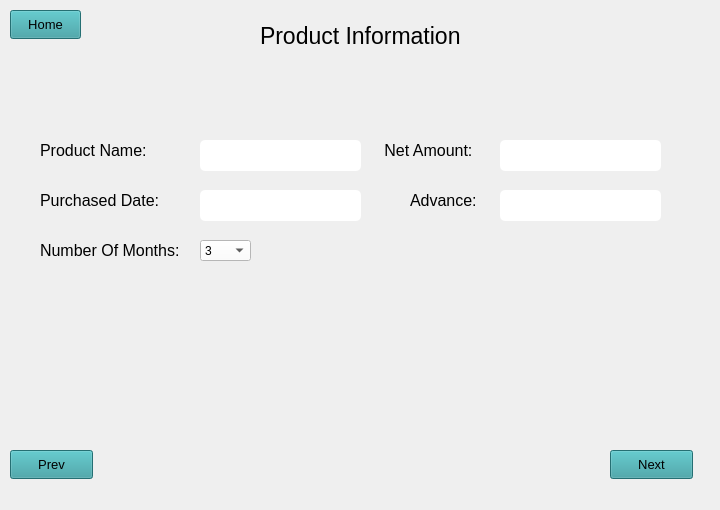
   <widget class="QWidget" name="tab_3">
    <property name="styleSheet">
     <string notr="true">QLineEdit{
background: rgb(197, 197, 197);
border-radius:5px;
font: 11pt &quot;Segoe UI&quot;;
}
</string>
    </property>
    <attribute name="title">
     <string>Page</string>
    </attribute>
    <widget class="QLabel" name="label_18">
     <property name="geometry">
      <rect>
       <x>260</x>
       <y>20</y>
       <width>231</width>
       <height>31</height>
      </rect>
     </property>
     <property name="styleSheet">
      <string notr="true">
font: 700 9pt &quot;Segoe UI&quot;;
font-size: 23px</string>
     </property>
     <property name="text">
      <string>Product Information</string>
     </property>
    </widget>
    <widget class="QLineEdit" name="lineEdit_25">
     <property name="geometry">
      <rect>
       <x>200</x>
       <y>140</y>
       <width>161</width>
       <height>31</height>
      </rect>
     </property>
     <property name="styleSheet">
      <string notr="true">background-color: rgb(255, 255, 255);

font: 11pt &quot;Segoe UI&quot;;
color: black</string>
     </property>
     <property name="text">
      <string/>
     </property>
    </widget>
    <widget class="QLabel" name="label_28">
     <property name="geometry">
      <rect>
       <x>40</x>
       <y>140</y>
       <width>121</width>
       <height>21</height>
      </rect>
     </property>
     <property name="styleSheet">
      <string notr="true">
font: 700 9pt &quot;Segoe UI&quot;;
font-size: 16px;
color: black;</string>
     </property>
     <property name="text">
      <string>Product Name:</string>
     </property>
    </widget>
    <widget class="QLineEdit" name="lineEdit_27">
     <property name="geometry">
      <rect>
       <x>500</x>
       <y>140</y>
       <width>161</width>
       <height>31</height>
      </rect>
     </property>
     <property name="styleSheet">
      <string notr="true">background-color: rgb(255, 255, 255);

font: 11pt &quot;Segoe UI&quot;;
color: black</string>
     </property>
     <property name="text">
      <string/>
     </property>
    </widget>
    <widget class="QLabel" name="label_30">
     <property name="geometry">
      <rect>
       <x>380</x>
       <y>140</y>
       <width>111</width>
       <height>21</height>
      </rect>
     </property>
     <property name="styleSheet">
      <string notr="true">
font: 700 9pt &quot;Segoe UI&quot;;
font-size: 16px;
color: black;</string>
     </property>
     <property name="text">
      <string> Net Amount:</string>
     </property>
    </widget>
    <widget class="QLineEdit" name="lineEdit_28">
     <property name="geometry">
      <rect>
       <x>500</x>
       <y>190</y>
       <width>161</width>
       <height>31</height>
      </rect>
     </property>
     <property name="styleSheet">
      <string notr="true">background-color: rgb(255, 255, 255);

font: 11pt &quot;Segoe UI&quot;;
color: black</string>
     </property>
    </widget>
    <widget class="QLabel" name="label_31">
     <property name="geometry">
      <rect>
       <x>410</x>
       <y>190</y>
       <width>81</width>
       <height>21</height>
      </rect>
     </property>
     <property name="styleSheet">
      <string notr="true">
font: 700 9pt &quot;Segoe UI&quot;;
font-size: 16px;
color: black;</string>
     </property>
     <property name="text">
      <string>Advance:</string>
     </property>
    </widget>
    <widget class="QLabel" name="label_34">
     <property name="geometry">
      <rect>
       <x>40</x>
       <y>190</y>
       <width>131</width>
       <height>21</height>
      </rect>
     </property>
     <property name="styleSheet">
      <string notr="true">
font: 700 9pt &quot;Segoe UI&quot;;
font-size: 16px;
color: black;</string>
     </property>
     <property name="text">
      <string>Purchased Date:</string>
     </property>
    </widget>
    <widget class="QLineEdit" name="lineEdit_31">
     <property name="geometry">
      <rect>
       <x>200</x>
       <y>190</y>
       <width>161</width>
       <height>31</height>
      </rect>
     </property>
     <property name="styleSheet">
      <string notr="true">background-color: rgb(255, 255, 255);

font: 11pt &quot;Segoe UI&quot;;
color: black</string>
     </property>
    </widget>
    <widget class="QLabel" name="label_33">
     <property name="geometry">
      <rect>
       <x>40</x>
       <y>240</y>
       <width>161</width>
       <height>21</height>
      </rect>
     </property>
     <property name="styleSheet">
      <string notr="true">
font: 700 9pt &quot;Segoe UI&quot;;
font-size: 16px;
color: black;</string>
     </property>
     <property name="text">
      <string>Number Of Months:</string>
     </property>
    </widget>
    <widget class="QPushButton" name="Prev2">
     <property name="geometry">
      <rect>
       <x>10</x>
       <y>450</y>
       <width>83</width>
       <height>29</height>
      </rect>
     </property>
     <property name="styleSheet">
      <string notr="true">background-color: rgb(52, 156, 161);
font: 700 9pt &quot;Segoe UI&quot;;
font-size: 13px;
color: black;</string>
     </property>
     <property name="text">
      <string>Prev</string>
     </property>
    </widget>
    <widget class="QPushButton" name="Next3">
     <property name="geometry">
      <rect>
       <x>610</x>
       <y>450</y>
       <width>83</width>
       <height>29</height>
      </rect>
     </property>
     <property name="styleSheet">
      <string notr="true">background-color: rgb(52, 156, 161);
font: 700 9pt &quot;Segoe UI&quot;;
font-size: 13px;
color: black;</string>
     </property>
     <property name="text">
      <string>Next</string>
     </property>
    </widget>
    <widget class="QPushButton" name="Home3">
     <property name="geometry">
      <rect>
       <x>10</x>
       <y>10</y>
       <width>71</width>
       <height>29</height>
      </rect>
     </property>
     <property name="styleSheet">
      <string notr="true">background-color: rgb(52, 156, 161);
font: 700 9pt &quot;Segoe UI&quot;;
font-size: 13px;
color: black;</string>
     </property>
     <property name="text">
      <string>Home</string>
     </property>
    </widget>
    <widget class="QComboBox" name="comboBox">
     <property name="geometry">
      <rect>
       <x>200</x>
       <y>240</y>
       <width>51</width>
       <height>21</height>
      </rect>
     </property>
     <property name="styleSheet">
      <string notr="true">font: 700 10pt &quot;Segoe UI&quot;;
color: black;
background-color: rgb(255, 255, 255);</string>
     </property>
     <item>
      <property name="text">
       <string>3</string>
      </property>
     </item>
     <item>
      <property name="text">
       <string>6</string>
      </property>
     </item>
     <item>
      <property name="text">
       <string>9</string>
      </property>
     </item>
     <item>
      <property name="text">
       <string>12</string>
      </property>
     </item>
    </widget>
    <widget class="QLabel" name="label_38">
     <property name="geometry">
      <rect>
       <x>0</x>
       <y>0</y>
       <width>711</width>
       <height>501</height>
      </rect>
     </property>
     <property name="text">
      <string/>
     </property>
     <property name="pixmap">
      <pixmap>../assets/background-2.jpg</pixmap>
     </property>
     <property name="scaledContents">
      <bool>true</bool>
     </property>
    </widget>
    <zorder>label_38</zorder>
    <zorder>label_18</zorder>
    <zorder>lineEdit_25</zorder>
    <zorder>label_28</zorder>
    <zorder>lineEdit_27</zorder>
    <zorder>label_30</zorder>
    <zorder>lineEdit_28</zorder>
    <zorder>label_31</zorder>
    <zorder>label_34</zorder>
    <zorder>lineEdit_31</zorder>
    <zorder>label_33</zorder>
    <zorder>Prev2</zorder>
    <zorder>Next3</zorder>
    <zorder>Home3</zorder>
    <zorder>comboBox</zorder>
   </widget>
